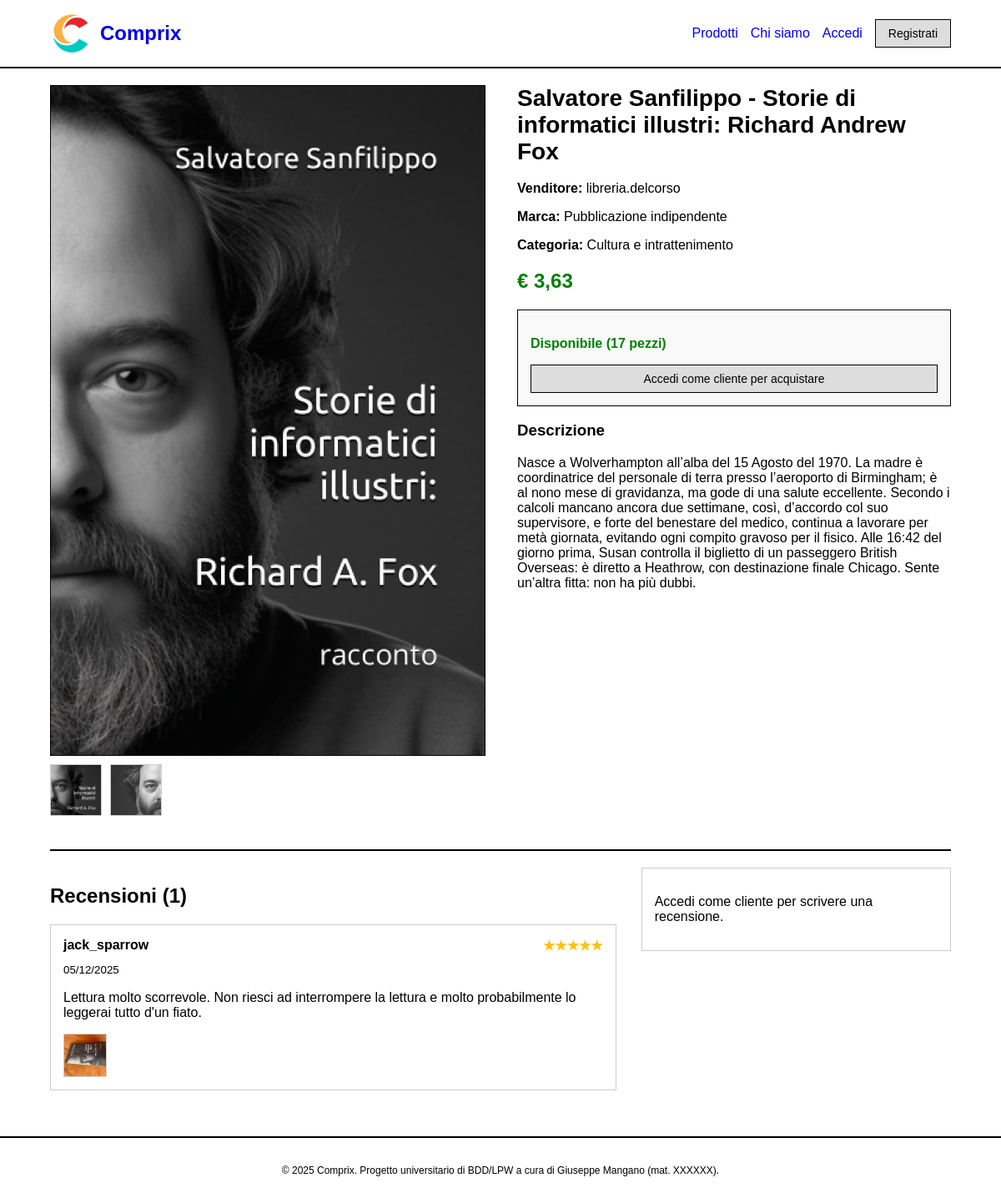
The app's page /products/dettaglio_prodotto.php?id=13 with its own data.
### tables this page shows
CREATE TABLE `prodotto` (
  `id` int(10) UNSIGNED NOT NULL,
  `id_negoziante` int(10) UNSIGNED NOT NULL,
  `id_categoria` int(10) UNSIGNED NOT NULL,
  `marca` varchar(100) NOT NULL,
  `nome` varchar(100) NOT NULL,
  `prezzo` decimal(10,2) UNSIGNED NOT NULL,
  `descrizione` text DEFAULT NULL,
  `quantita_disponibile` int(10) UNSIGNED NOT NULL
);

CREATE TABLE `negoziante` (
  `id` int(10) UNSIGNED NOT NULL,
  `username` varchar(50) NOT NULL,
  `password_hash` varchar(72) NOT NULL,
  `email` varchar(320) NOT NULL,
  `domanda_segreta` varchar(80) NOT NULL,
  `risposta_segreta_hash` varchar(72) NOT NULL,
  `data_iscrizione` datetime NOT NULL DEFAULT current_timestamp()
);

CREATE TABLE `categoria` (
  `id` int(10) UNSIGNED NOT NULL,
  `nome` varchar(100) NOT NULL,
  `id_categoria_padre` int(10) UNSIGNED DEFAULT NULL
);

CREATE TABLE `recensione` (
  `id` int(10) UNSIGNED NOT NULL,
  `id_cliente` int(10) UNSIGNED NOT NULL,
  `id_prodotto` int(10) UNSIGNED NOT NULL,
  `valutazione` tinyint(3) UNSIGNED NOT NULL CHECK (`valutazione` >= 0 and `valutazione` <= 5),
  `testo` text NOT NULL,
  `data_recensione` datetime NOT NULL DEFAULT current_timestamp()
);

CREATE TABLE `cliente` (
  `id` int(10) UNSIGNED NOT NULL,
  `username` varchar(50) NOT NULL,
  `password_hash` varchar(72) NOT NULL,
  `email` varchar(320) NOT NULL,
  `domanda_segreta` varchar(80) NOT NULL,
  `risposta_segreta_hash` varchar(72) NOT NULL,
  `data_iscrizione` datetime NOT NULL DEFAULT current_timestamp()
);

CREATE TABLE `foto_recensione` (
  `id` int(10) UNSIGNED NOT NULL,
  `id_recensione` int(10) UNSIGNED NOT NULL,
  `percorso_file` varchar(300) NOT NULL
);

### src/includes/config.php (called while the page is built, shortened)
<?php
function h(?string $string): string {
    return htmlspecialchars($string ?? "", ENT_QUOTES | ENT_HTML5, "UTF-8");
}
function utenteAutenticato(): bool {
    return isset($_SESSION["user_id"]) && isset($_SESSION["user_type"]);
}
function verificaCliente(): bool {
    return utenteAutenticato() && $_SESSION["user_type"] === "cliente";
}
function verificaNegoziante(): bool {
    return utenteAutenticato() && $_SESSION["user_type"] === "negoziante";
}
function prezzoEuro(float $price): string {
    return "€ " . number_format($price, 2, ",", ".");
}

### src/products/dettaglio_prodotto.php (the view, shortened to what this page needs)
<?php
require_once "../includes/config.php";
$id_prodotto = (int)($_GET["id"] ?? 0);
$stmt = $pdo->prepare("SELECT p.*, c.nome AS categoria_nome, n.username AS venditore_username
                       FROM prodotto AS p
                       JOIN categoria AS c ON p.id_categoria = c.id
                       JOIN negoziante AS n ON p.id_negoziante = n.id
                       WHERE p.id = ?");
$stmt->execute([$id_prodotto]);
$prodotto = $stmt->fetch();
$stmt = $pdo->prepare("SELECT percorso_file FROM foto_prodotto WHERE id_prodotto = ?");
$stmt->execute([$id_prodotto]);
$foto_prodotto = $stmt->fetchAll(PDO::FETCH_COLUMN);
$stmt = $pdo->prepare("SELECT r.id, r.valutazione, r.testo, r.data_recensione, r.id_cliente, c.username
                       FROM recensione AS r
                       JOIN cliente AS c ON r.id_cliente = c.id
                       WHERE r.id_prodotto = ?
                       ORDER BY r.data_recensione DESC");
$stmt->execute([$id_prodotto]);
$recensioni = $stmt->fetchAll();
foreach ($recensioni as $indice=> $recensione) {
    $stmt_foto = $pdo->prepare("SELECT id, percorso_file
                                FROM foto_recensione
                                WHERE id_recensione = ?");
    $stmt_foto->execute([$recensione["id"]]);
    $recensioni[$indice]["foto_recensione"] = $stmt_foto->fetchAll();
}
$puo_recensire = false;
$ha_gia_recensito = false;
include "../includes/header.php";
?>
<div class="product-detail-layout">
    <div class="detail-gallery">
        <?php if (!empty($foto_prodotto)): ?>
            <img src="../<?= h($foto_prodotto[0]) ?>" id="main-image" class="main-image" alt="Foto principale">
            <div class="thumbnails">
                <?php foreach ($foto_prodotto as $src): ?>
                    <img src="../<?= h($src) ?>" class="thumbnail" alt="Miniatura" style="cursor:pointer;">
                <?php endforeach; ?>
            </div>
        <?php else: ?>
            <img src="../assets/img/nessuna_foto.png" class="main-image" alt="Nessuna foto disponibile">
        <?php endif; ?>
    </div>
    <div class="detail-info">
        <h1><?= h($prodotto["nome"]) ?></h1>
        <p><strong>Venditore:</strong> <?= h($prodotto["venditore_username"]) ?></p>
        <p><strong>Marca:</strong> <?= h($prodotto["marca"]) ?></p>
        <p><strong>Categoria:</strong> <?= h($prodotto["categoria_nome"]) ?></p>
        <div class="detail-price"><?= prezzoEuro($prodotto["prezzo"]) ?></div>
        <div class="stock-box">
            <?php if ($prodotto["quantita_disponibile"] > 0): ?>
                <p style="color: green; font-weight: bold;">Disponibile (<?= $prodotto["quantita_disponibile"] ?> pezzi)</p>
                <?php if (verificaCliente()): ?>
                    <div class="add-to-cart-form">
                        <input type="number" id="quantita_da_aggiungere" value="1" min="1" max="<?= $prodotto["quantita_disponibile"] ?>" class="form-control" style="width: 70px;">
                        <button type="button" class="btn-primary" id="btn-aggiungi-carrello" data-id="<?= $id_prodotto ?>">Aggiungi al carrello</button>
                    </div>
                    <div id="feedback-carrello" style="margin-top:10px; font-weight:bold; display:none;"></div>
                <?php elseif (verificaNegoziante()): ?>
                    <p><em>Al momento gli account "negoziante" non possono acquistare prodotti. Iscriviti come cliente!</em></p>
                <?php else: ?>
                    <a href="../auth/login.php" class="btn-secondary">Accedi come cliente per acquistare</a>
                <?php endif; ?>
            <?php else: ?>
                <p class="text-danger" style="font-weight: bold;">Prodotto esaurito!</p>
            <?php endif; ?>
        </div>
        <h3>Descrizione</h3>
        <p><?=h($prodotto["descrizione"]) ?></p>
    </div>
</div>
<section class="detail-reviews">
    <div class="reviews-grid">
        <div class="reviews-list" id="contenitore-recensioni">
            <h2>Recensioni (<span id="conta-recensioni"><?= count($recensioni) ?></span>)</h2>
            <?php foreach ($recensioni as $recensione): ?>
                <div class="review-card" id="card-recensione-<?= $recensione["id"] ?>">
                    <div class="review-header">
                        <strong><?= h($recensione["username"]) ?></strong>
                        <span class="stars">
                            <?php
                            for ($indice= 1; $indice<= 5; $indice++) {
                                echo ($indice<= $recensione["valutazione"]) ? "★" : "☆";
                            }
                            ?>
                        </span>
                    </div>
                    <small><?= date("d/m/Y", strtotime($recensione["data_recensione"])) ?></small>
                    <p class="testo-recensione"><?= h($recensione["testo"]) ?></p>
                    <div class="review-photos" style="display:flex; gap:5px;">
                        <?php foreach ($recensione["foto_recensione"] as $foto): ?>
                            <img src="../<?= h($foto["percorso_file"]) ?>"
                                 class="foto-ingrandibile"
                                 style="width:50px; height:50px; object-fit:cover; border:1px solid #ccc; cursor:pointer;"
                                 alt="Foto recensione">
                        <?php endforeach; ?>
                    </div>
                </div>
            <?php endforeach; ?>
        </div>
        <div class="review-form-container" id="box-aggiungi-recensione" style="<?= $ha_gia_recensito ? "display:none;" : "" ?>">
            <?php if ($puo_recensire): ?>
                <h3>Scrivi la tua recensione</h3>
                <form id="form-aggiungi-recensione" enctype="multipart/form-data">
                    <input type="hidden" name="azione" value="aggiungi">
                    <input type="hidden" name="id_prodotto" value="<?= $id_prodotto ?>">
                    <div class="form-group">
                        <label for="valutazione">Voto:</label>
                        <select name="valutazione" id="valutazione" class="form-control" required>
                            <option value="5">5 - Eccellente</option>
                            <option value="4">4 - Buono</option>
                            <option value="3">3 - Medio</option>
                            <option value="2">2 - Scarso</option>
                            <option value="1">1 - Pessimo</option>
                        </select>
                    </div>
                    <div class="form-group">
                        <label for="testo">La tua opinione:</label>
                        <textarea name="testo" id="testo" class="form-control" rows="3" required></textarea>
                    </div>
                    <div class="form-group">
                        <label for="foto">Foto (opzionale):</label>
                        <input type="file" name="foto[]" id="foto" class="form-control" multiple accept="image/*">
                    </div>
                    <button type="submit" class="btn-primary">Pubblica recensione</button>
                </form>
            <?php elseif (verificaCliente()): ?>
                <p>Per recensire questo prodotto devi prima acquistarlo e riceverlo.</p>
            <?php else: ?>
                <p>Accedi come cliente per scrivere una recensione.</p>
            <?php endif; ?>
        </div>
    </div>
</section>
<?php include "../includes/footer.php"; ?>

### src/assets/css/style.css (style rules this page uses)
body { font-family: Arial, sans-serif; margin: 0; padding: 0; background-color: #ffffff; color: #000000; }
a { text-decoration: none; color: #0000ee; }
img { max-width: 100%; height: auto; display: block; }
.btn-primary, .btn-secondary { display: inline-block; padding: 8px 15px; border: 1px solid #000; background-color: #ddd; color: #000; cursor: pointer; text-align: center; font-size: 14px; width: 100%; box-sizing: border-box; }
.product-detail-layout { display: flex; gap: 40px; margin-bottom: 40px; }
.detail-gallery { width: 50%; }
.main-image { width: 100%; border: 1px solid #000; margin-bottom: 10px; }
.thumbnails { display: flex; gap: 10px; overflow-x: auto; }
.thumbnail { width: 60px; height: 60px; border: 1px solid #ccc; cursor: pointer; object-fit: cover; }
.detail-info { width: 50%; }
.detail-info h1 { margin-top: 0; font-size: 28px; }
.detail-price { font-size: 24px; color: green; font-weight: bold; margin: 20px 0; }
.stock-box { border: 1px solid #000; padding: 15px; background-color: #f9f9f9; margin-top: 20px; }
.detail-reviews { border-top: 2px solid #000; padding-top: 20px; }
.reviews-grid { display: flex; gap: 30px; }
.reviews-list { flex: 2; }
.review-form-container { flex: 1; border: 1px solid #ccc; padding: 15px; height: fit-content; }
.review-card { border: 1px solid #ccc; padding: 15px; margin-bottom: 15px; }
.review-header { display: flex; justify-content: space-between; margin-bottom: 10px; font-weight: bold; }
.stars { color: #ffc107; }

### records on screen
prodotto: nome "Salvatore Sanfilippo - Storie di informatici illustri: Richard Andrew Fox", id_negoziante.username "libreria.delcorso", marca "Pubblicazione indipendente", id_categoria.nome "Cultura e intrattenimento", prezzo "€ 3,63", quantita_disponibile "17", descrizione "Nasce a Wolverhampton all’alba del 15 Agosto del 1970. La madre è coordinatrice del personale di terra presso l’aeroporto di Birmingham; è al nono mese di gravidanza, ma gode di una salute eccellente. Secondo i calcoli mancano ancora due settimane, così, d’accordo col suo supervisore, e forte del benestare del medico, continua a lavorare per metà giornata, evitando ogni compito gravoso per il fisico. Alle 16:42 del giorno prima, Susan controlla il biglietto di un passeggero British Overseas: è diretto a Heathrow, con destinazione finale Chicago. Sente un’altra fitta: non ha più dubbi."
recensione: id_cliente.username "jack_sparrow", data_recensione "05/12/2025", testo "Lettura molto scorrevole. Non riesci ad interrompere la lettura e molto probabilmente lo leggerai tutto d'un fiato."
foto_recensione: percorso_file (picture)

### other values on screen
NOME_SITO "Comprix"
count($recensioni) "1"
